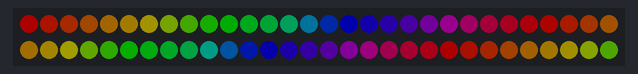
The sketch below on a simulated Arduino Uno, built with avr-gcc and run on an emulated ATmega328P. Parts: 60 RGB LEDs in strip order, left to right, continuing on the next row. Dim RGB values are drawn brighter than linear.

Above: at 0.16 s.
At 4.18 s:
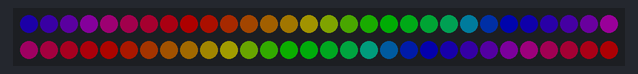
At 8.81 s:
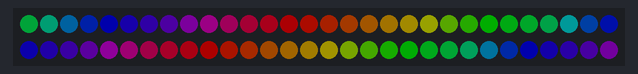
At 17.16 s:
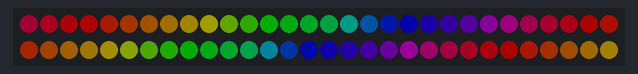
At 27.98 s:
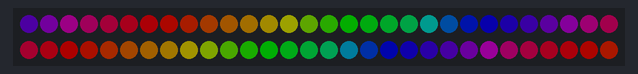
At 38.8 s:
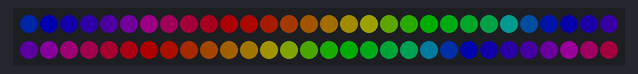

The sketch:

sketch.ino
```cpp
// Library: FastLED
// Install via Arduino Library Manager.

#include <FastLED.h>

#define LED_PIN 6
#define NUM_LEDS 60

CRGB leds[NUM_LEDS];

void setup() {
  FastLED.addLeds<WS2812B, LED_PIN, GRB>(leds, NUM_LEDS);
  FastLED.setBrightness(50);
}
void loop() {
  static uint8_t hue = 0;
  for (int i = 0; i < NUM_LEDS; i++) {
    leds[i] = CHSV(hue + (i * 10), 255, 255);
  }
  FastLED.show();
  hue++;
  delay(20);
}
```
